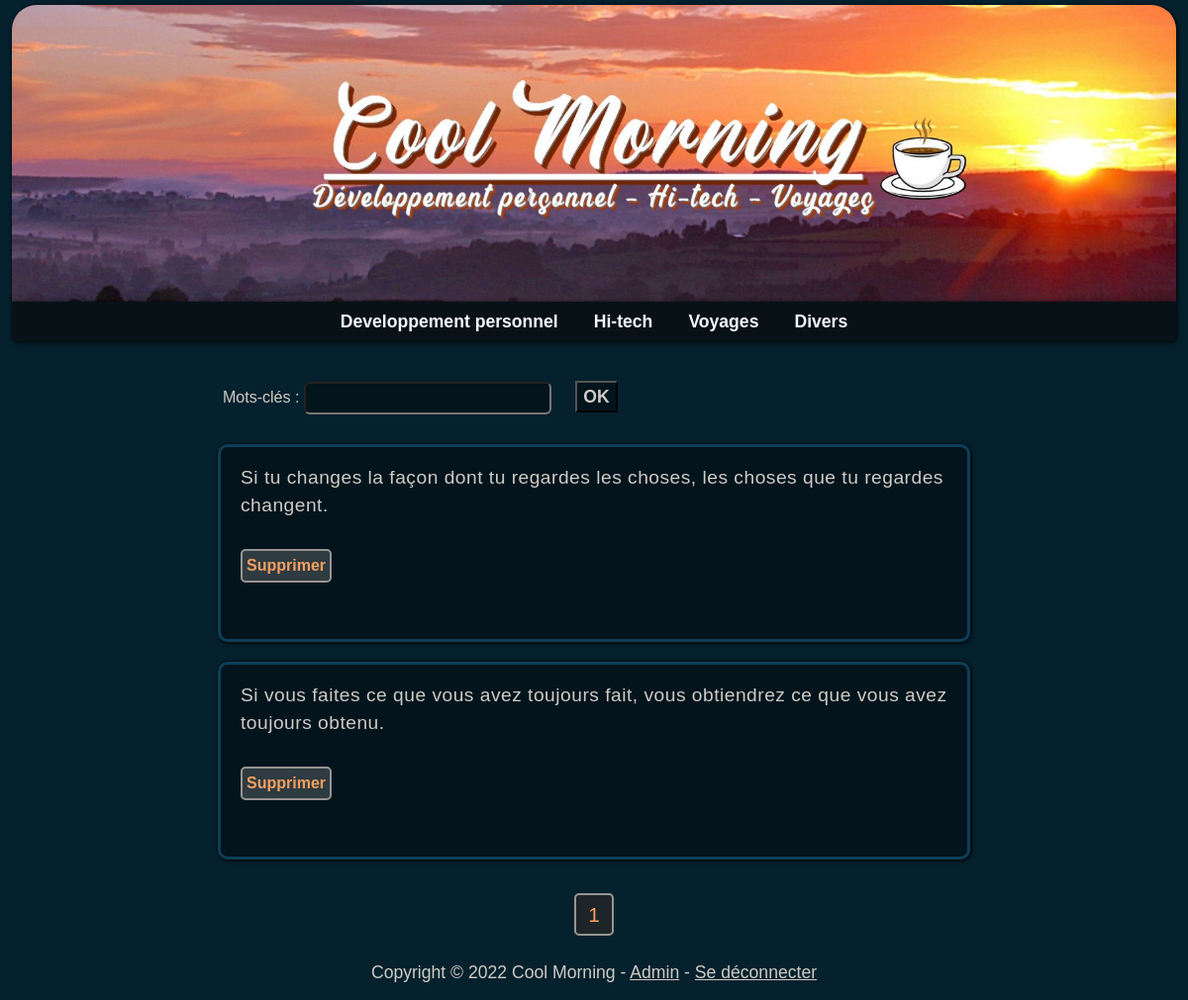
The app's page /list_quote (signed in) with its own data.
### models.py (models this page shows)
class Quote(db.Model):
    id = db.Column(db.Integer, primary_key=True)
    text = db.Column(db.Text, nullable=False)
    author = db.Column(db.String(50))

### app.py (the view)
@app.route("/list_quote", )
def list_quotes():
    if session["user"] == None:
        flash("Vous devez être connecté", "error")
        return redirect("/login")
    page_selected = int(request.args.get("page", 1))  # We get the current page by looking at the URL
    total_pages, nb_pages = page_list_quotes()  # A list of pages and its length
    start = (page_selected * ARTICLES_PER_PAGE) - ARTICLES_PER_PAGE
    start_butt, end_butt = buttons_range()
    if page_selected < start_butt:
        pages = total_pages[:BUTTONS_DISPLAYED]
    elif page_selected > nb_pages - end_butt:
        pages = total_pages[nb_pages - BUTTONS_DISPLAYED:]
    else:
        pages = total_pages[page_selected - start_butt:page_selected + end_butt]
    list_quotes = Quote.query.offset(start).limit(ARTICLES_PER_PAGE).all()
    return render_template("list_quote.html", quotes=list_quotes, page_selected=int(page_selected),
                            pages=pages, displayed=BUTTONS_DISPLAYED, total=total_pages, start_butt=start_butt, end_butt=end_butt, Markup=Markup)

### helpers.py (called while the page is built)
def page_list_quotes():
    nb_quotes = Quote.query.count()
    nb_pages = math.ceil(nb_quotes / ARTICLES_PER_PAGE)  # Calculate enough pages to fit all the quotes
    total_pages = range(1, nb_pages + 1)  # This list represent the total of pages containing all the quotes
    return total_pages, nb_pages  # Return the list of pages and its length

def buttons_range():
    return math.ceil(BUTTONS_DISPLAYED/2), math.floor(BUTTONS_DISPLAYED/2)

### templates/list_quote.html (shortened to what this page needs)
{% extends "layout.html" %}
{% block body %}
<div class="row">
    <div class="col-md-2"></div>
    <div class="col-md-8">
        <div class="lookup">
            <form action="/list_edit" method="POST">
                <label for="keywords">Mots-clés :</label>
                <input type="text" name="keywords" class="keywords-input">
                <input type="submit" value="OK" name="submit_button">
            </form>
        </div>
        {% for quote in quotes %}
        <div class="edit-article">
            <div class="text">
                {{ Markup(quote.text) }}
            </div>
            <a href="/delete_quote?id={{ quote.id }}" class="edit-button delete-quote-button">Supprimer</a>
        </div>
        {% endfor %}
    </div>
    <div class="col-md-2"></div>
</div>
<div class="pages">
    {% for page in pages %}
        {% if page == page_selected %}
            <a href="/list_quote?page={{ page }}" class="page-buttons-selected">{{ page }}</a>
        {% else %}
            <a href="/list_quote?page={{ page }}" class="page-buttons">{{ page }}</a>
        {% endif %}
    {% endfor %}
</div>
{% endblock %}

### static/styles/custom.css (style rules this page uses)
body { background-color: #06212e; font-family: Verdana, Arial, Tahoma, Serif; color: #cfcbc5; }
.article .text, .edit-article .text { font-size: 1.2em; padding: 17px 15px 10px 20px; letter-spacing: 0.5px; }
.article, .edit-article { min-height: 350px; }
.edit-article { min-height: 200px !important; margin-top: 20px; }
.edit-button { position: absolute; color: #f8a061 !important; margin-left: 20px; margin-top: 3px !important; font-size: 0.6em; font-weight: bold; text-decoration: none; border: solid 1px #f8a061; background-color: #2e3b40; padding: 3px 12px; border: solid 2px #979591; border-radius: 5px; }
.delete-quote-button { padding: 3px 4px; font-size: 1em; }
.article, .aside, .edit-article { box-sizing: border-box; background-color: #03141d; border-radius: 10px; border: #0d3e57 solid; box-shadow: 1px 1px 5px black; }
.keywords-input { margin: 10px 10px 20px 0px; background-color: #03141d; color: #cfcbc5; padding: 2.5px; padding-left: 5px; font-size: 1em; border-radius: 6px; font-weight: bold; width: 250px; }
.lookup { margin: 20px 30px -10px 5px; }
input[type=submit] { margin: 20px 0px 10px 10px; background-color: #03141d; color: #cfcbc5; font-size: 1.1em; font-weight: bold; cursor: default !important; }
.pages { width: 400px; margin: auto; margin-top: 40px; margin-bottom: 30px; text-align: center; }
.pages a { text-decoration: none; }
.page-buttons-selected { font-size: 1.3em; color: #f8a061; background-color: #1d2529; padding: 8px 12px; border: solid 2px #979591; margin: 5px; border-radius: 5px; pointer-events: none; }

### records on screen
Quote: text "Si tu changes la façon dont tu regardes les choses, les choses que tu regardes changent."
Quote: text "Si vous faites ce que vous avez toujours fait, vous obtiendrez ce que vous avez toujours obtenu."

### other values on screen
{{ page }} "1"
